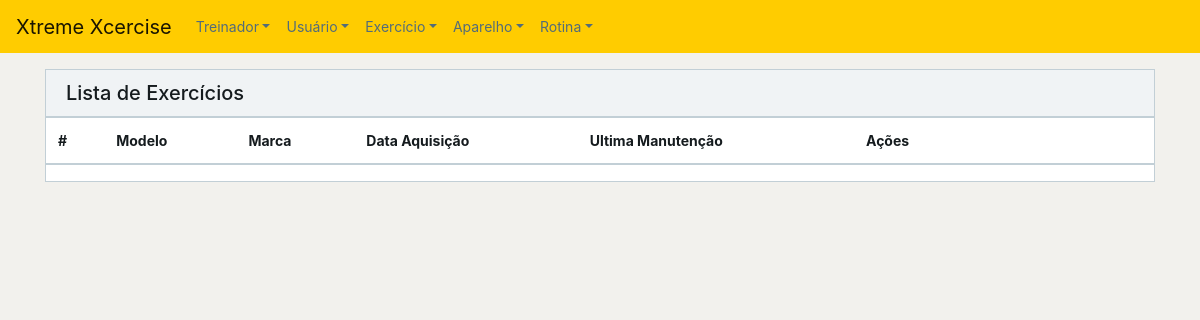
Before: /aparelho/index.php with the older database file.
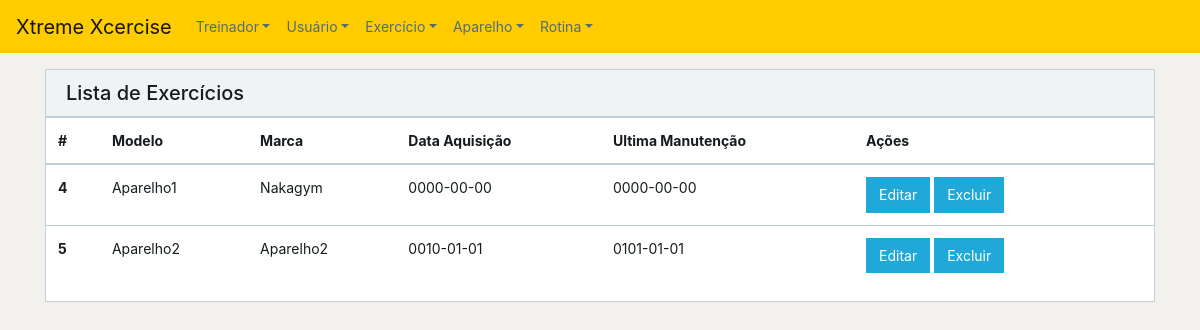
After: the same page with the newer database file.
### tables this page shows
CREATE TABLE `aparelho` (
  `aparelhoID` int(11) NOT NULL,
  `marca` varchar(35) DEFAULT NULL,
  `modelo` varchar(35) DEFAULT NULL,
  `dataAquisicao` date DEFAULT NULL,
  `ultimaManutencao` date DEFAULT NULL
);

### aparelho/index.php (the view, shortened to what this page needs)
<?php
include_once '../functions.php';
?>
<!DOCTYPE html>
<html lang="en">
<head>
    <link href="../css/font-awesome.min.css" rel="stylesheet">
    <link href="../css/simple-line-icons.min" rel="stylesheet">
    <link href="../css/style.min.css" rel="stylesheet">
    <link href="../css/stylesheetjr.css" rel="stylesheet">
</head>
<body>
<?php include_once '../header.php';
$table = 'aparelho';
$var = indexMachine($table);
?>
<div class="container mt-3">
    <div class="card">
        <div class="card-header">
            <h1 class="h5 m-0">Lista de Exercícios</h1>
        </div>
        <table class="table table-responsive">
            <thead>
            <tr>
                <th>#</th>
                <th>Modelo</th>
                <th>Marca</th>
                <th>Data Aquisição</th>
                <th>Ultima Manutenção</th>
                <th style="width: 300px;">Ações</th>
            </tr>
            </thead>
            <tbody>
            <?php
            while($row = mysqli_fetch_assoc($var)) {
                echo "<tr>";
                echo "<th>" . $row['aparelhoID'] . "</th>";
                echo "<td>" . $row['modelo'] . "</td>";
                echo "<td>" . $row['marca'] . "</td>";
                echo "<td>" . $row['dataAquisicao'] . "</td>";
                echo "<td>" . $row['ultimaManutencao'] . "</td>";
                echo "<td>";
                echo "<a class=\"btn btn-primary mr-1\" href=\"edit.php?id=" . $row['aparelhoID'] . " \" role=\"button\">Editar</a>";
                echo "<a class=\"btn btn-primary mr-1\" href=\"delete.php?id=" . $row['aparelhoID'] . " \" role=\"button\">Excluir</a>";
                echo "</td>";
                echo "</tr>";
            }
            ?>
            </tbody>
        </table>
    </div>
</div>
</body>
</html>

Changed rows visible on the page:
added aparelho: aparelhoID "4", modelo "Aparelho1", marca "Nakagym", dataAquisicao "0000-00-00", ultimaManutencao "0000-00-00"
added aparelho: aparelhoID "5", modelo "Aparelho2", marca "Aparelho2", dataAquisicao "0010-01-01", ultimaManutencao "0101-01-01"
